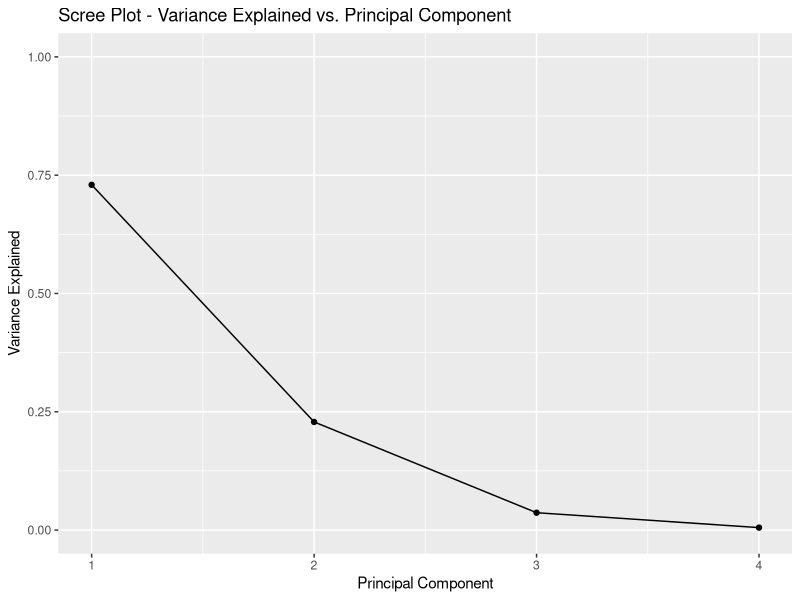
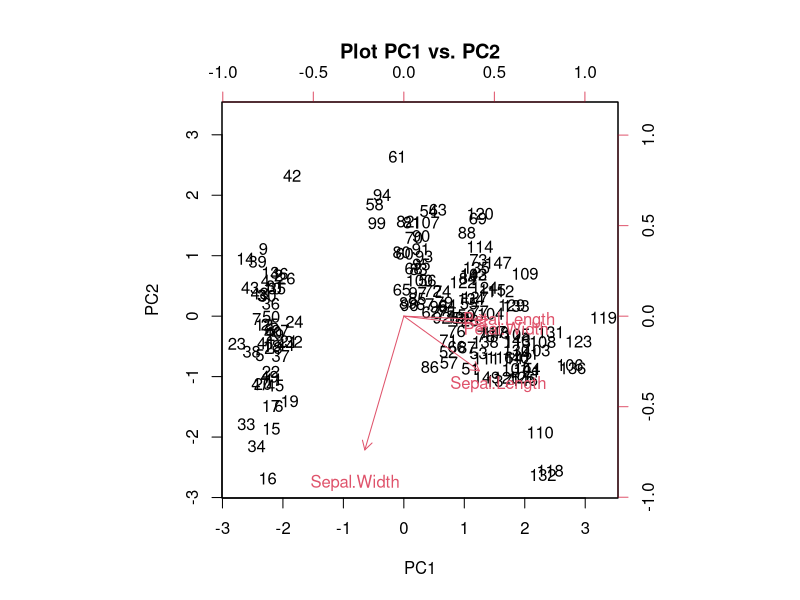
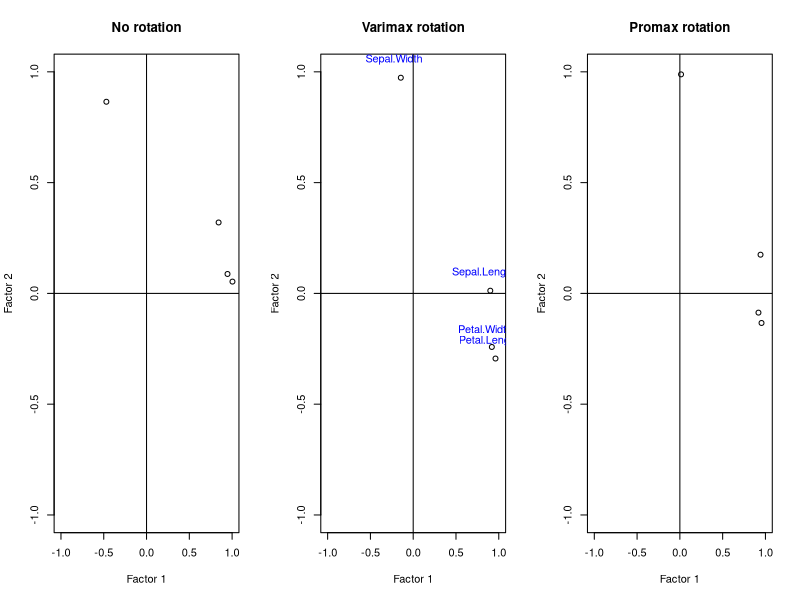

These charts were generated, in order, by the following R code:
## ---- chunk 1
knitr::opts_chunk$set(
	echo = TRUE,
	message = FALSE,
	warning = FALSE
)

require(tidyverse)
## ---- chunk 2
# Dados -------
head(iris)

# Vamos retirar a coluna 5 que é quantitativa.
df <- iris[,-5]
## ---- chunk 3
#df.pca <- prcomp(df.scaled, scale = TRUE); df.pca #original
df.pca <- prcomp(df, scale. = TRUE); df.pca
## ---- chunk 4
# Componentes
e.prcomp <- df.pca$rotation; e.prcomp
## ---- chunk 5
# Autovalores
lambda.prcomp <- df.pca$sdev; lambda.prcomp
## ---- chunk 6
# Calculo da variancia explicada por cada componente no PRCOMP
var.prcomp <- df.pca$sdev^2 / sum(df.pca$sdev^2); var.prcomp
## ---- chunk 7
#create scree plot
qplot(c(1:4), var.prcomp) + 
  geom_line() + 
  xlab("Principal Component") + 
  ylab("Variance Explained") +
  ggtitle("Scree Plot - Variance Explained vs. Principal Component") +
  ylim(0, 1)
## ---- chunk 8
biplot(df.pca, scale = 0, main = 'Plot PC1 vs. PC2')
## ---- chunk 9
res.cor <- cor(df)
## ---- chunk 10
# Autovetores e autovetores
res.eig <- eigen(res.cor)
## ---- chunk 11
# Autovetor
e.manual = res.eig$vectors; e.manual
## ---- chunk 12
# Autovalor
lambda.manual = res.eig$values; lambda.manual
## ---- chunk 13
# Variancia total
var.manual <- res.eig$values/sum(res.eig$values); var.manual
## ---- chunk 14
# Obterndo a matriz de Loadings
k = 2
# Obtendo L
L.hat = t(t(res.eig$vectors[,1:2]) * sqrt(res.eig$values[1:2])); L.hat
## ---- chunk 15
# Criando a matriz de lambdas
D <- matrix(0, k, k)
diag(D) <- res.eig$values[1:2]

# Criando a matriz de loadings
L.hat2 = as.matrix(res.eig$vectors[,1:2]) %*% sqrt(D); L.hat2
## ---- chunk 16
# Criando as comunalidades
h2 <- rowSums(L.hat^2); h2
## ---- chunk 17
# Criando uniques
u2 <- 1 - h2; u2
## ---- chunk 18
# Transpose eigeinvectors
e.manual_t <- t(e.manual); e.manual_t

## ---- chunk 19
# The new dataset: componentes
Y <- e.manual_t %*% t(df) 

# Transpose new data ad rename columns
Y <- t(Y)
colnames(Y) <- c("PC1", "PC2", "PC3", "PC4")
head(Y)
## ---- chunk 20
# residual
Psi <- diag(u2)
S <- res.cor

# Original
# Sigma <- L.hat %*% t(L.hat) + Psi
# 
Sigma <- L.hat %*% t(L.hat)

MRES <- round(S - Sigma, 6); MRES
## ---- chunk 21
# Rodar Analise Fatorial
afe <- psych::principal(df, rotate = 'none', nfactors = 2, covar = TRUE); afe

## ---- chunk 22
# Comparação
afe$loadings
## ---- chunk 23
afe$communality
## ---- chunk 24
round(afe$residual,3)
## ---- chunk 25
round(L.hat,2)
## ---- chunk 26
round(var.manual,2)
## ---- chunk 27
round(h2, 2)
## ---- chunk 28
round(MRES,3)
## ---- chunk 29
fa.none <- psych::fa(df, nfactors = 2, rotate = "none")
fa.varimax <- psych::fa(df, nfactors = 2, rotate = "varimax")
fa.promax <- psych::fa(df, nfactors = 2, rotate = "promax")

par(mfrow = c(1,3))
plot(fa.none$loadings[,1], 
     fa.none$loadings[,2],
     xlab = "Factor 1", 
     ylab = "Factor 2", 
     ylim = c(-1,1),
     xlim = c(-1,1),
     main = "No rotation")
abline(h = 0, v = 0)

plot(fa.varimax$loadings[,1], 
     fa.varimax$loadings[,2],
     xlab = "Factor 1", 
     ylab = "Factor 2", 
     ylim = c(-1,1),
     xlim = c(-1,1),
     main = "Varimax rotation")

text(fa.varimax$loadings[,1]-0.08, 
     fa.varimax$loadings[,2]+0.08,
     colnames(df),
     col="blue")
abline(h = 0, v = 0)

plot(fa.promax$loadings[,1], 
     fa.promax$loadings[,2],
     xlab = "Factor 1", 
     ylab = "Factor 2",
     ylim = c(-1,1),
     xlim = c(-1,1),
     main = "Promax rotation")
abline(h = 0, v = 0)
